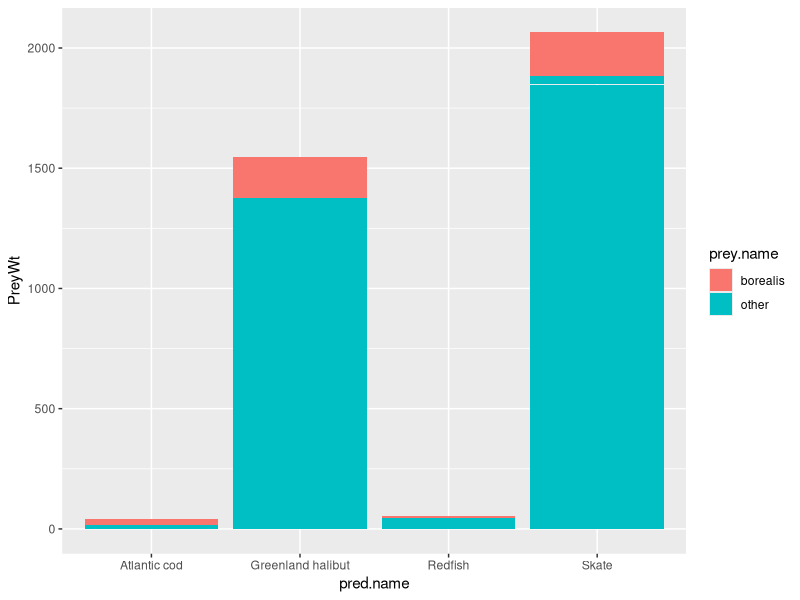
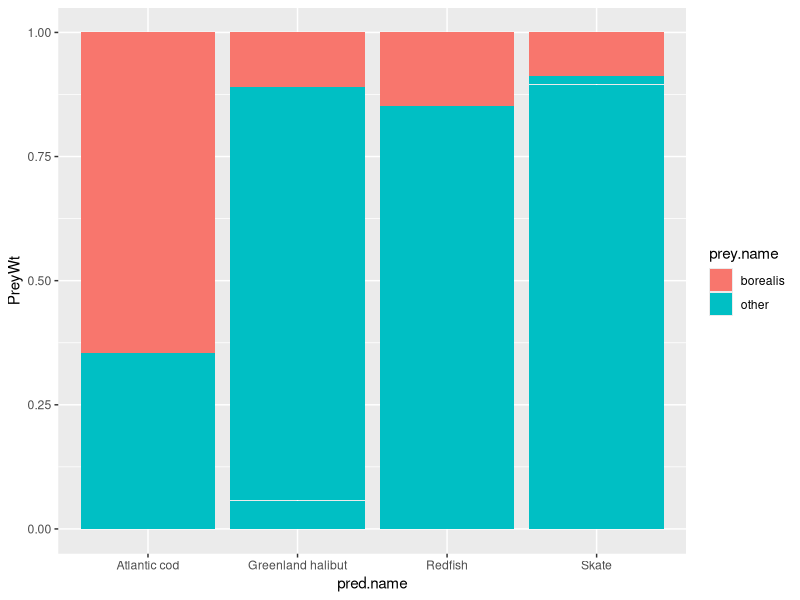

Generate these figures, in order, with R: (Note: this script raises an error after producing the figures.)
################################################################################
################################################################################
#                   Figure 6 Pandalus Percent - DRAFT
################################################################################
################################################################################


# Author: Krista Kenyon (KAK)
# Date Created: Aug 8/2024
# Date Last Modified: Aug 9/2024 by KAK


# Document Purpose: Creating Figure 6 for R Markdown document.
    # Working in code is simpler and faster here than in the R Markdown document
    # R Markdown places code results below chunks, which can mean a lot of scrolling


# R Markdown code pipes this code directly into the document.
    # !! Before knitting ensure to comment out all codes that produce console outputs except the table
    # e.g. str()


# Document Sections:
    # Remaining Tasks
    # Load Libraries & Base Data
    # Code Chunk: Creating Figure 6
        # Subsection: Creating New Dataframe for Figure 6
        # Subsection: Building and Formatting Figure 6


# To see tutorials, key webpages, and key videos I used to create and format Figure 6:
    # please see the 'Draft_Script_Figure 6_Pandalus-percent.R' in the 'Draft Code' folder

# Draft Script notes include sites and tutorials that assisted me with:
    # .........
    # .........
    # .........


################################################################################
#                            Remaining Tasks 
################################################################################


# update below script for Figure 6
# create Fig 6 df
# create Fig 6 itself
# clean up code


################################################################################
#                         Load Libraries & Base Data          
################################################################################



### load libraries

library(tidyverse)
library(dplyr)
library(ggplot2) 


### import data

prey <- read.csv('data/processed/2019_basePrey.csv')


################################################################################
#                      Code Chunk: Creating Figure 6
################################################################################


# This code chunk subsections:
    # Creates a ....... dataframe capturing ..............
    # Restructures above dataframe into the format required for Figure 6
    # .................
    # Build and format Figure 6


# ....... df: one row per prey sampled.
    # prey will need to be recoded (or filtered) for:
        # shrimp P. borealis        (OS_ID code = 8111)
        # shrimp P. montagui        (OS_ID code = 8112)
        # shrimp Pandalus. sp.      (OS_ID code = 8110)
        # other (i.e. everything not P. or 'empty' stomachs)
    # the other will have to filter out:
        # all shrimp P . species      (OS_ID code = 8110-8112)
        # empty                       (OS_ID code = 9998)
        # sand                        (OS_ID code = 9981)
        # stone                       (OS_ID code = 9982)
        # shells                      (OS_ID code = 9983)
        # mud                         (OS_ID code = 10757)
        # plant material              ((OS_ID code = 9987))
    # Unidentified material depends on what's being measured
        # unidentified material       (OS_ID code = 10746-10750)
        # % W includes unidentified material
        # % N exclude unidentified material
    # Parasites to filter out include nematodes:
        # nematomorpha [hairworm]   (OS_ID code = 2585)
        # nematoda - nemata [nematode]   (OS_ID code = 2585)


# in the "other' species code classificaiton - offal is entrails
        # mud/dirt/veg/debris (anything that goes into the 'empty' category)

## I'll need to update this with the parasites that Sheila tells me about

## I'll need to ask Sheila how Unknown Sp are entered into the database.
        # each gets their own value?
        # how are the unkn sp a, b, c, d, e determined?
        # if each new unknown gets a unique code, then I'll have to adjust my code


# Figure 6 Dataframe structure will need:
    # 2 categorical variables:
        # prey species
        # predator species
    # 2 numerical variable:
        # percent weight of prey sp. within stomachs
        # precent number of prey sp. within stomachs

####### Below Needs to be updated

# Whether stomachs were full or empty will need to be broken down into three categories:
    # Full (Prey_OS_ID = not 9998)
    # Empty (Prey_OS_ID = 9998).  
    # Total


# !! I need to ask Sheila if others codes should be added! Paper included if only mud, or full of parasites.


###### Below is updated

# Dataframe transformations - Creating df:
    #......
    #......
    #......
    #......


# Dataframe transformations - Formatting for Table:
    #......
    #......
    #......
    #......


################### Creating New Dataframe for Figure 6 ########################


### Creating new dataframe for Table 2

pandalus.percent <- prey %>%             # create new dataframe based on 'pred' 
  
  select(Prey_OS_ID,                     # subsets dataframe by selected columns
         pred.name,
         PreyWt,
         Prey_Count) %>%
 
# Step 1: remove rows with 'empty stomachs'. Leave unidentified for now. 
  
  filter(                           # selects rows that do not contain:
    Prey_OS_ID != 9998 |                # empty
    Prey_OS_ID != 9981 |                # sand
    Prey_OS_ID != 9982 |                # stone
    Prey_OS_ID != 9983 |                # shells
    Prey_OS_ID != 10757 |               # mud
    Prey_OS_ID != 9987)  %>%               # plant material


# Step 2: create new column where OS_ID's are redifined to the 4 prey categories

    # shrimp P. borealis        (OS_ID code = 8111)
    # shrimp P. montagui        (OS_ID code = 8112)
    # shrimp Pandalus. sp.      (OS_ID code = 8110)

# test <- pandalus.percent %>%
  mutate(prey.name = ifelse(Prey_OS_ID == 8111,     # create new column 'Full' with values based on logical check
                     "borealis",                      # value if logical check is TRUE
                    ifelse(Prey_OS_ID == 8812,
                           "montagui",
                           ifelse(Prey_OS_ID == 8810,
                                  "Pandalus",
                                  "other")
                    )))

head(pandalus.percent)

names(pandalus.percent)

?summarise


# new columns containing the summarized values defined in summarise()

test <- pandalus.percent %>%
  group_by(pred.name, PreyWt) %>%        # group by specified categories
  summarise('Weight' = sum(PreyWt),                 # 'New Column' = sum('Old Column') 
          'Count' = sum(Prey_Count),
          .groups = "keep")             # tells R to keep current group structure
  # gives warning that goes into Markdown document if '.groups' not specified

# Step 3: create % weight Figure that does percentage per fish category
    # fish category may have to be grouped first to do this


########### testing figures

# stacking the count
ggplot(data = pandalus.percent,
       aes(fill = prey.name, x = pred.name, y = PreyWt)) +
  geom_bar(position="stack", stat = "identity")


ggplot(data = pandalus.percent,
       aes(fill = prey.name, x = pred.name, y = PreyWt)) +
  geom_bar(position="fill", stat = "identity")

 # geom_bar(aes(position = "fill",
 #          stat="count",
  #         width = 0.4))

?geom_bar
           
           

# Step 4: create # number Figure
    # when feeding data in, filter out unidentified categories

# Step 5: see if these figures can be combined into one multi-panneled figure
    # concern is that they use slightly different data (i.e. unidentified)

# Step 6: create either 1 figure or the 2 plots that then get merged into one figure

# Step 7: format figure



# trying to figure out how I wan my data structured.....
names(pandalus.percent)

# new column of Prey_OS_ID that fits things to the 4 prey categories


##### Below is old code

stomach.ratio  <- pred %>%               # create new dataframe based on 'pred'                    
  
  select(Prey_OS_ID,                    # subsets dataframe by selected columns
         pred.name, 
         length.range, 
         sampled.stomach) %>%
  
  
  
  ### Assigning Full vs Empty Stomachs
  # if I add these in, THEN I MUST FILTER STOMACHS FROM PREY DATABASE THAT ONLY HAVE THESE
  # THIS IS KEY - the pred df has indiscriminately removed duplicates. 
  # Fine for Empty Stomachs.
  # NOT fine when there could have been multiple prey/objects in stomachs
  # other potential 'Empty Stomachs' codes:
  # 2222 = Plant
  # unknown????? (if yes, 10746-10750)
# other. 9981 (sand), 9982 (stone), 9983 (shells), 9993 (bait), 9995 (other offal), 10757 (mud)


mutate(Full = ifelse(Prey_OS_ID == 9998,     # create new column 'Full' with values based on logical check
                     0,                      # value if logical check is TRUE
                     1)) %>%                 # value if logical check is FALSE
  
  mutate(Empty = ifelse(Prey_OS_ID == 9998,   # Prey_OS_ID of 9998 = 'Empty'
                        1,
                        0))  %>%
  
  
  ### Assigning Groups for Table Layout 
  
  # desiring stomach data summed and displayed by:
  # fish length group (column 1) and 
  # predator category group (rows) 
  
  group_by(length.range, pred.name) %>%        # group by specified categories
  
  
  
  ### Sum Stomach Data by Groups
  
  # sums the specified values by the grouped categories
  # e.g. total 'full' stomachs by predator length and category
  # creates new dataframe that contains:
  # grouped variables (e.g. length.range, pred.name)
  # new columns containing the summarized values defined in summarise()
  
summarise('Full' = sum(Full),                 # 'New Column' = sum('Old Column') 
          'Empty' = sum(Empty),
          'Total' = sum(sampled.stomach),
          .groups = "keep")  %>%              # tells R to keep current group structure
  # gives warning that goes into Markdown document if '.groups' not specified
  
  
  #############   Formatting Dataframe Structure for Table    ####################



### Final Table Structure Formatting

# merge predator categories with the full, empty, total columns.

# columns will now be 'stomach-predator' (e.g. Full-Greenland Halibut)  
# rows will be predator length

pivot_wider(names_from = pred.name,                       # categorical values to pull from rows to columns
            values_from = c(Full, Empty, Total)) %>%      # numerical values to fill in those columns
  
  
  # Re-Ordering Columns 
  
  relocate(contains('cod'), .after = length.range) %>%     # moves any column with name containing 'cod' to the right of length.range
  relocate(contains('Greenland'), .after = contains('cod')) %>%
  relocate(contains('Red'), .after = contains('Green'))  %>%
  
  
  # Re-Order Rows from Smallest to Largest Fish
  
  # length.range not naturally sorted because format is 6-10 vs 006-10
  # so I added 0s, sorted, then removed the extra 0s
  
  mutate(length.range = str_pad(length.range,     # code adds 0s to start of length.range string (6 becomes 006)
                                width=6,          # strings <6 characters will be padded until they =6 characters
                                pad = "0")) %>%   # padding with 0s
  # width = 6 bumps all strings to ###- (006-, 016-, 141-)
  
  arrange(length.range) %>%                       # sort smallest to largest now that length.range strings equal character length before '-'
  
  mutate(length.range = str_replace(length.range, # removing the extra zeros for Table formatting
                                    "^0{1,}",     # select 1+ '0's at the beginning of strings
                                    "")) %>%         # remove selected '0's
  
  
  # Replace 0 and NA values with '-' 
  # I could not select and replace across the entire dataframe within dyplr
  # I had to use Base R for Step 2
  # Step 1: replacing 'NA' with 0 in dyplr (replace)
  # Step 2: replacing '0' with '-' in base R (lapply) and stringr (str_replace_all)
  
  
  replace(is.na(.), 0)                                 # if there are NA's, replace with 0

stomach.ratio <- data.frame(lapply(stomach.ratio, function(x){    # honestly - I don't know what above code does but it works
  str_replace_all(x,                                              # will be related to the code in the above line. But Idk who it actually works
                  "(?<!\\S)0(?!\\S)",                             # select '0' with nothing before or after
                  "-")                                            # replace with '-'
})) 



### Saving the stomach.ratio dataframe structure

# str(stomach.ratio) 

# 'data.frame':	18 obs. of  13 variables:

# $ length.range           : chr  "6-10" "11-15" "16-20" "21-25" ...
# $ Full_Atlantic.cod      : chr  "-" "-" "-" "-" ...
# $ Empty_Atlantic.cod     : chr  "-" "-" "-" "-" ...
# $ Total_Atlantic.cod     : chr  "-" "-" "-" "-" ...
# $ Full_Greenland.halibut : chr  "8" "19" "22" "20" ...
# $ Empty_Greenland.halibut: chr  "-" "11" "7" "13" ...
# $ Total_Greenland.halibut: chr  "8" "30" "29" "33" ...
# $ Full_Redfish           : chr  "1" "5" "9" "12" ...
# $ Empty_Redfish          : chr  "1" "-" "4" "11" ...
# $ Total_Redfish          : chr  "2" "5" "13" "23" ...
# $ Full_Skate             : chr  "-" "14" "29" "31" ...
# $ Empty_Skate            : chr  "1" "1" "1" "1" ...
# $ Total_Skate            : chr  "1" "15" "30" "32" ...



### Exporting stomach.ratio Dataframe

write.csv(stomach.ratio, 
          file="data/processed/2019_T2_stomach.ratio.csv",
          row.names = FALSE)                # removes auto-generated unique ID row


###################    Building and Formatting Table 2    ######################


### Load Table 2 dataframe

# stomach.ratio <- read.csv('data/processed/2019_T2_stomach.ratio.csv')

# confirm fish order is cod, halibut, redfish, skates. If yes - continue



### Create Table 2

flextable(stomach.ratio) %>%
  
  add_header_row(top = TRUE,                           # adding a header (spanner) on top of current header
                 values = c("", "Atlantic cod", "Greenland halibut", "Redfishes", "Skates"),
                 colwidths = c(1, 3, 3, 3, 3)) %>%     # number of columns wide each header cell is
  
  set_header_labels(length.range = "Size Class",        # renames columns
                    Full_Atlantic.cod = "Full",
                    Empty_Atlantic.cod = "Empty",
                    Total_Atlantic.cod = "Total",
                    Full_Greenland.halibut = "Full",
                    Empty_Greenland.halibut = "Empty",
                    Total_Greenland.halibut = "Total",
                    Full_Redfish = "Full",
                    Empty_Redfish = "Empty",
                    Total_Redfish = "Total",
                    Full_Skate = "Full",
                    Empty_Skate = "Empty",
                    Total_Skate = "Total") %>%
  
  bg(bg = "lightgray", part = "header") %>%               # defines header colour
  bold(part = "header") %>%                               # header text bold
  
  align(part = "all", align = "center")  %>%              # centers text throughout table
  
  vline(j=c(1, 4, 7, 10), part = "all") %>%               # adds vertical lines at defined columns across table
  
  bg(                                                  # adding shading every second line in table body
    i = seq(from = 2, to = nrow(stomach.ratio), by = 2),  # select every 2nd row until the max row number 
    bg = "#EFEFEF",                                       # color
    part = "body") %>%                                    # part of table to apply formatting
  
  width(j=1, width = 18, unit = "mm") %>%                 # define column width as narrow as possible
  width(j=c(2, 5, 8, 11), width = 12, unit = "mm") %>%   
  width(j=c(3, 6, 9, 12), width = 16, unit = "mm") %>%
  width(j=c(4, 7, 10, 13), width = 13, unit = "mm") %>%
  
  set_caption(                                         # manual caption formatting to insert footnote numbering
    caption = as_paragraph(                               # allows manual formatting in caption
      as_i("Number of full"),                             # italics
      as_i(as_sup("1")),                                  # superscript 1
      as_i(" empty, and total (full and emtpy) stomachs collected for Atlantic Cod ("), # spacing within "" matters!
      "Gadus morhua",
      as_i("), Greenland Halibut ("),
      "Reinhardtius hippoglossides",
      as_i("), redfishes ("),
      "Sebastes ",
      as_i("sp.), and skates ("),
      "Rajidae",
      as_i(") within each size class"),
      as_i(as_sup("2")),
      as_i(".")
    ))  %>%                        
  
  add_footer_lines(                                  # add footnotes compatible to Markdown
    as_paragraph(                                      # allows manual formatting in footnote
      as_sup("1"),                                     # superscript 1
      " A full stomach is any stomach that was not empty and contained prey items other than only parasites and/or only mucous."
    )) %>%
  
  add_footer_lines(                                 # add second footnote in new line
    as_paragraph(                     
      as_sup("2"),                                     
      " Total length (cm) was used to measure all predators."
    ))


